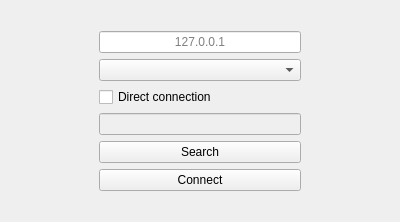
<?xml version="1.0" encoding="UTF-8"?>
<ui version="4.0">
 <class>ServerSelect</class>
 <widget class="QMainWindow" name="ServerSelect">
  <property name="windowModality">
   <enum>Qt::ApplicationModal</enum>
  </property>
  <property name="geometry">
   <rect>
    <x>0</x>
    <y>0</y>
    <width>400</width>
    <height>222</height>
   </rect>
  </property>
  <property name="minimumSize">
   <size>
    <width>400</width>
    <height>222</height>
   </size>
  </property>
  <property name="maximumSize">
   <size>
    <width>400</width>
    <height>222</height>
   </size>
  </property>
  <property name="windowTitle">
   <string>ServerSelect</string>
  </property>
  <widget class="QWidget" name="centralwidget">
   <layout class="QHBoxLayout" name="horizontalLayout">
    <item>
     <spacer name="horizontalSpacer">
      <property name="orientation">
       <enum>Qt::Horizontal</enum>
      </property>
      <property name="sizeType">
       <enum>QSizePolicy::Preferred</enum>
      </property>
      <property name="sizeHint" stdset="0">
       <size>
        <width>90</width>
        <height>20</height>
       </size>
      </property>
     </spacer>
    </item>
    <item>
     <layout class="QVBoxLayout" name="verticalLayout">
      <item>
       <spacer name="verticalSpacer">
        <property name="orientation">
         <enum>Qt::Vertical</enum>
        </property>
        <property name="sizeHint" stdset="0">
         <size>
          <width>20</width>
          <height>40</height>
         </size>
        </property>
       </spacer>
      </item>
      <item>
       <widget class="QLineEdit" name="ipEdit">
        <property name="inputMethodHints">
         <set>Qt::ImhDialableCharactersOnly|Qt::ImhDigitsOnly|Qt::ImhEmailCharactersOnly|Qt::ImhExclusiveInputMask|Qt::ImhFormattedNumbersOnly|Qt::ImhLatinOnly|Qt::ImhLowercaseOnly|Qt::ImhPreferNumbers|Qt::ImhUppercaseOnly|Qt::ImhUrlCharactersOnly</set>
        </property>
        <property name="inputMask">
         <string/>
        </property>
        <property name="text">
         <string/>
        </property>
        <property name="maxLength">
         <number>15</number>
        </property>
        <property name="frame">
         <bool>true</bool>
        </property>
        <property name="cursorPosition">
         <number>0</number>
        </property>
        <property name="alignment">
         <set>Qt::AlignCenter</set>
        </property>
        <property name="placeholderText">
         <string>127.0.0.1</string>
        </property>
       </widget>
      </item>
      <item>
       <widget class="QComboBox" name="portBox"/>
      </item>
      <item>
       <widget class="QCheckBox" name="directCon">
        <property name="text">
         <string>Direct connection</string>
        </property>
       </widget>
      </item>
      <item>
       <widget class="QLineEdit" name="portEdit">
        <property name="enabled">
         <bool>false</bool>
        </property>
        <property name="inputMask">
         <string>xxxxx</string>
        </property>
        <property name="alignment">
         <set>Qt::AlignCenter</set>
        </property>
       </widget>
      </item>
      <item>
       <widget class="QPushButton" name="searchBtn">
        <property name="text">
         <string>Search</string>
        </property>
       </widget>
      </item>
      <item>
       <widget class="QPushButton" name="connectBtn">
        <property name="text">
         <string>Connect</string>
        </property>
       </widget>
      </item>
      <item>
       <spacer name="verticalSpacer_2">
        <property name="orientation">
         <enum>Qt::Vertical</enum>
        </property>
        <property name="sizeHint" stdset="0">
         <size>
          <width>20</width>
          <height>40</height>
         </size>
        </property>
       </spacer>
      </item>
     </layout>
    </item>
    <item>
     <spacer name="horizontalSpacer_2">
      <property name="orientation">
       <enum>Qt::Horizontal</enum>
      </property>
      <property name="sizeType">
       <enum>QSizePolicy::Preferred</enum>
      </property>
      <property name="sizeHint" stdset="0">
       <size>
        <width>90</width>
        <height>20</height>
       </size>
      </property>
     </spacer>
    </item>
   </layout>
  </widget>
 </widget>
 <resources/>
 <connections/>
</ui>
